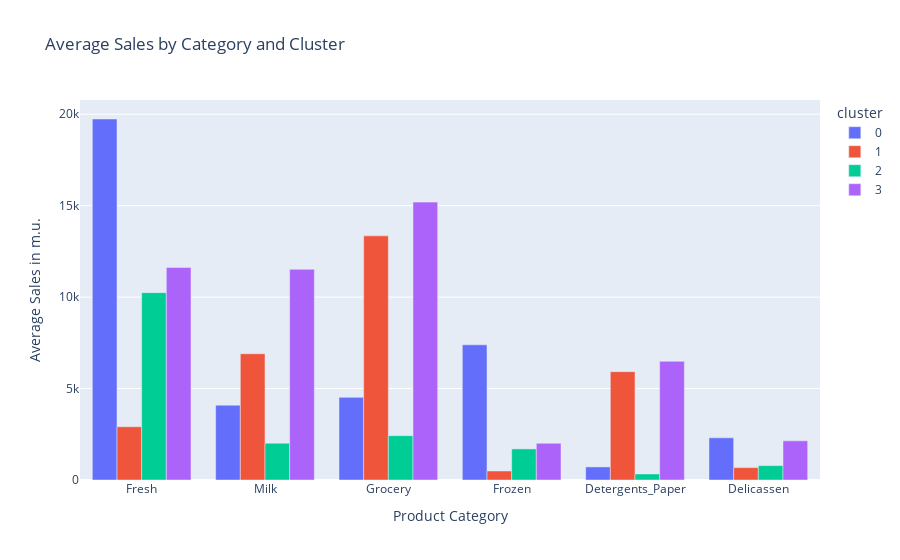

Source (notebook cell):
### Code cell
#interactive chart - sales by category and cluster
import plotly.express as px

df_unpivot['cluster'] = df_unpivot['cluster'].astype(str)
fig = px.bar(df_unpivot, x='variable', y='value', color='cluster',barmode='group', height=400, title='Average Sales by Category and Cluster')
fig.update_layout(xaxis_title="Product Category", yaxis_title="Average Sales in m.u.")
cluster_sales = fig.show()

### Figure 1 — Plotly figure (JSON) as saved in the notebook; plotly's stock layout.template omitted (floating-point values rounded to 4 significant figures)
{"data": [{"alignmentgroup": "True", "hovertemplate": "cluster=0<br>variable=%{x}<br>value=%{y}<extra></extra>", "legendgroup": "0", "marker": {"color": "#636efa", "pattern": {"shape": ""}}, "name": "0", "offsetgroup": "0", "orientation": "v", "showlegend": true, "textposition": "auto", "type": "bar", "x": ["Fresh", "Milk", "Grocery", "Frozen", "Detergents_Paper", "Delicassen"], "xaxis": "x", "y": [19740.0, 4092.0, 4518.0, 7391.0, 715.1, 2306.0], "yaxis": "y"}, {"alignmentgroup": "True", "hovertemplate": "cluster=1<br>variable=%{x}<br>value=%{y}<extra></extra>", "legendgroup": "1", "marker": {"color": "#EF553B", "pattern": {"shape": ""}}, "name": "1", "offsetgroup": "1", "orientation": "v", "showlegend": true, "textposition": "auto", "type": "bar", "x": ["Fresh", "Milk", "Grocery", "Frozen", "Detergents_Paper", "Delicassen"], "xaxis": "x", "y": [2913.0, 6903.0, 13350.0, 493.4, 5924.0, 679.1], "yaxis": "y"}, {"alignmentgroup": "True", "hovertemplate": "cluster=2<br>variable=%{x}<br>value=%{y}<extra></extra>", "legendgroup": "2", "marker": {"color": "#00cc96", "pattern": {"shape": ""}}, "name": "2", "offsetgroup": "2", "orientation": "v", "showlegend": true, "textposition": "auto", "type": "bar", "x": ["Fresh", "Milk", "Grocery", "Frozen", "Detergents_Paper", "Delicassen"], "xaxis": "x", "y": [10240.0, 2013.0, 2425.0, 1700.0, 329.8, 786.3], "yaxis": "y"}, {"alignmentgroup": "True", "hovertemplate": "cluster=3<br>variable=%{x}<br>value=%{y}<extra></extra>", "legendgroup": "3", "marker": {"color": "#ab63fa", "pattern": {"shape": ""}}, "name": "3", "offsetgroup": "3", "orientation": "v", "showlegend": true, "textposition": "auto", "type": "bar", "x": ["Fresh", "Milk", "Grocery", "Frozen", "Detergents_Paper", "Delicassen"], "xaxis": "x", "y": [11620.0, 11520.0, 15190.0, 2010.0, 6489.0, 2142.0], "yaxis": "y"}], "layout": {"autosize": true, "barmode": "group", "legend": {"title": {"text": "cluster"}, "tracegroupgap": 0}, "title": {"text": "Average Sales by Category and Cluster"}, "xaxis": {"anchor": "y", "autorange": true, "domain": [0, 1], "range": [-0.5, 5.5], "title": {"text": "Product Category"}, "type": "category"}, "yaxis": {"anchor": "x", "autorange": true, "domain": [0, 1], "range": [0, 20780.0], "title": {"text": "Average Sales in m.u."}, "type": "linear"}}}
